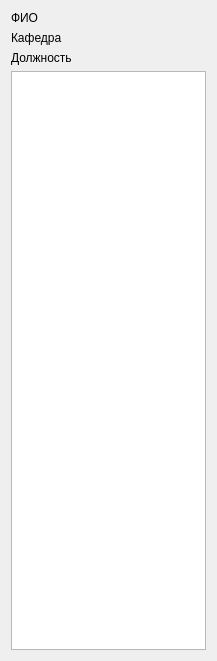
<?xml version="1.0" encoding="UTF-8"?>
<ui version="4.0">
 <class>FacultyPanel</class>
 <widget class="QWidget" name="FacultyPanel">
  <property name="geometry">
   <rect>
    <x>0</x>
    <y>0</y>
    <width>217</width>
    <height>661</height>
   </rect>
  </property>
  <property name="windowTitle">
   <string>Form</string>
  </property>
  <layout class="QVBoxLayout" name="verticalLayout">
   <item>
    <widget class="QLabel" name="lbl_fio">
     <property name="text">
      <string>ФИО</string>
     </property>
     <property name="wordWrap">
      <bool>true</bool>
     </property>
    </widget>
   </item>
   <item>
    <widget class="QLabel" name="lbl_department">
     <property name="text">
      <string>Кафедра</string>
     </property>
     <property name="wordWrap">
      <bool>true</bool>
     </property>
    </widget>
   </item>
   <item>
    <widget class="QLabel" name="lbl_post">
     <property name="text">
      <string>Должность</string>
     </property>
     <property name="wordWrap">
      <bool>true</bool>
     </property>
    </widget>
   </item>
   <item>
    <widget class="QTreeView" name="tree_plans"/>
   </item>
  </layout>
 </widget>
 <resources/>
 <connections/>
</ui>
